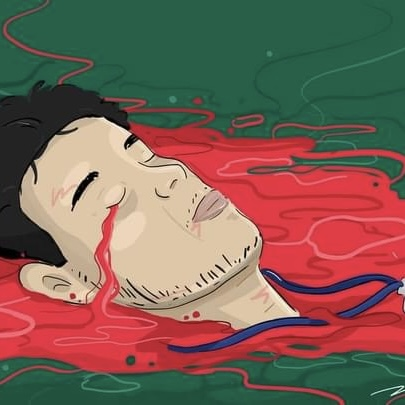
#> input picture public/profile.jpg, 405 x 405 px
$ python createMetaImage.py
#> lines starting #> are read from the running program, lines starting #| are printed output that depends on the picture; after the words box and inside, x2 and y2 are one past the last pixel; in counts of white or black regions, pixels touching at a corner belong together
from PIL import Image, ImageDraw, ImageFont, ImageOps
import textwrap

def generate_profile_image(name, description, profile_path, output_path):
    """Generates a profile image with name, description, and profile photo.

    Args:
        name: The name to display.
        description: The description to display.
        profile_path: Path to the profile photo.
        output_path: Path to save the generated image.
    """
#> called with name = 'John Doe', profile_path = 'profile.jpg', output_path = 'profile_image.png'

    width = 1200
    height = 630
    image = Image.new("RGB", (width, height), color=(255, 255, 255))  # White background
#> image: PIL image 1200x630 RGB; every value is 255
    draw = ImageDraw.Draw(image)

    try:
        # Fonts (adjust paths if needed)
        name_font = ImageFont.truetype("arialbd.ttf", size=48)  # Bold Arial
        description_font = ImageFont.truetype("arial.ttf", size=24)  # Regular Arial
    except FileNotFoundError:
        print("Error: Font files not found. Using default fonts.")
        name_font = ImageFont.load_default()
        description_font = ImageFont.load_default()

    # Name and description area
    text_width_limit = width // 3  # 1/3 of the width
    text_x = 50  # Left padding
    text_y = 50  # Top padding

    # Draw name
    draw.text((text_x, text_y), name, fill=(0, 0, 0), font=name_font)  # Black color
    bbox = name_font.getbbox(name)
    text_y += bbox[3] - bbox[1] + 20  # Add spacing after name (height of text)

    # Draw description (with wrapping)
    wrapped_description = textwrap.wrap(description, width=text_width_limit // description_font.getbbox("a")[2] if description_font else 10) # approximate width per character
    for line in wrapped_description:
        draw.text((text_x, text_y), line, fill=(0, 0, 0), font=description_font)
        bbox = description_font.getbbox(line)
        text_y += bbox[3] - bbox[1] + 5  # Add spacing after each line (height of text)
#> after the loop, text_y = 480

    # Profile photo
    profile_size = 300  # Diameter of the circle
    profile_x = width - profile_size - 50  # Right padding
    profile_y = (height - profile_size) // 2  # Vertically centered

    try:
        profile_img = Image.open(profile_path).convert("RGBA")  # Ensure RGBA for transparency
        profile_img = profile_img.resize((profile_size, profile_size), Image.LANCZOS)  # Resize before masking
#> profile_img: PIL image 300x300 RGBA
        mask = Image.new("L", (profile_size, profile_size), 0)
#> mask: PIL image 300x300 L; every value is 0
        draw_mask = ImageDraw.Draw(mask)
        draw_mask.ellipse((0, 0, profile_size, profile_size), fill=255)  # Create circular mask
        profile_img.putalpha(mask)  # Apply the mask
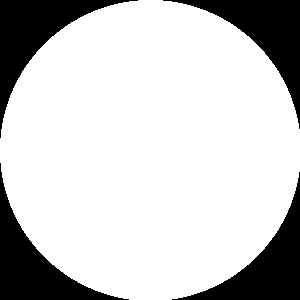
#> mask: PIL image 300x300 L; 79% white; 4 black regions, box (x1, y1, x2, y2) and area: (0, 0, 138, 138) 4868, (163, 0, 300, 129) 4730, (0, 163, 129, 300) 4730, (172, 172, 300, 300) 4593
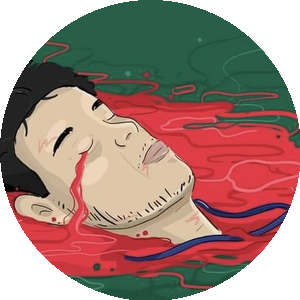
#> profile_img: PIL image 300x300 RGBA; mean R, G, B, A 124.2, 97.3, 85.6, 201.4; transparent parts drawn white
        image.paste(profile_img, (profile_x, profile_y), profile_img) # Paste using the alpha channel
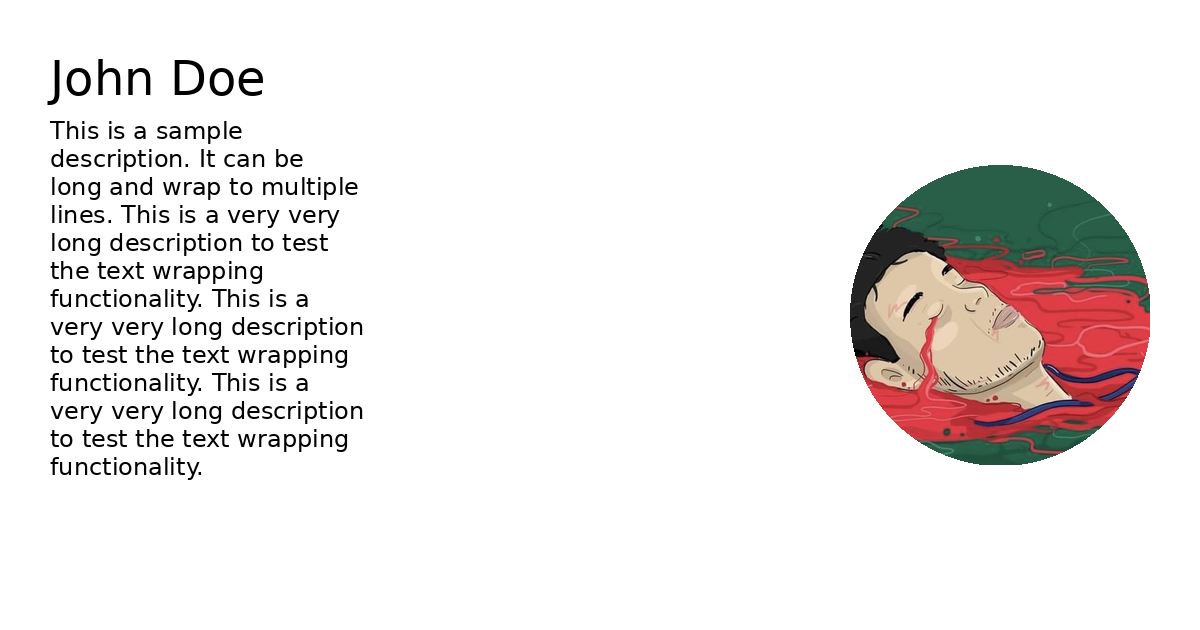
#> image: PIL image 1200x630 RGB; mean R, G, B 237.8, 234.4, 233.3
    except FileNotFoundError:
        print(f"Warning: Profile image not found at {profile_path}. Skipping profile image.")

    image.save(output_path)
    print(f"Image saved to {output_path}")


# Example usage:
name = "John Doe"
description = "This is a sample description. It can be long and wrap to multiple lines. This is a very very long description to test the text wrapping functionality. This is a very very long description to test the text wrapping functionality. This is a very very long description to test the text wrapping functionality."
profile_path = "profile.jpg"  # Replace with your profile photo path
output_path = "profile_image.png"

generate_profile_image(name, description, profile_path, output_path)
